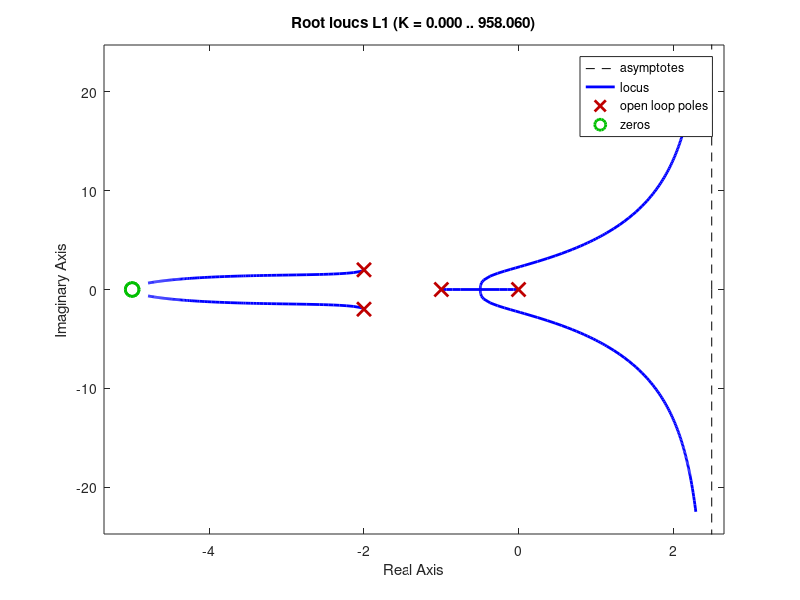
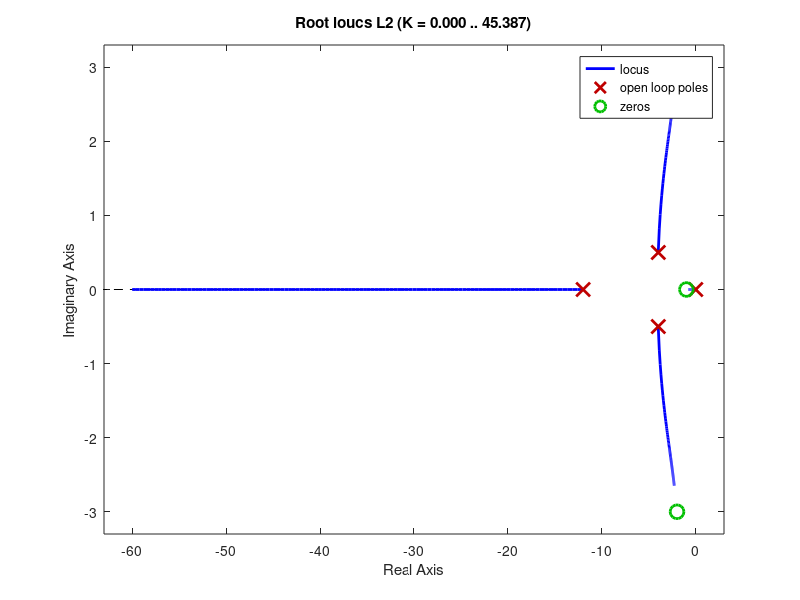
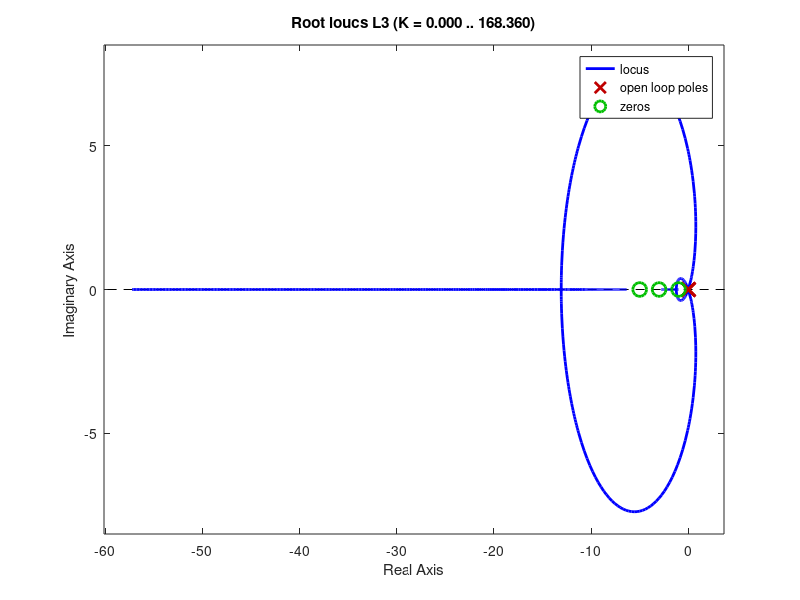

Recreate these plots in MATLAB, in order.
%Este código sirve para revisar los diagramas de LGR que sirven para
%analizar la estabilidad del sistema por medio del análisis de la magnitud
%=1 y la fase de lazo abierto que sea multiplos de 180, entonces se
%analizan 12 reglas que me dan una descripción del movimiento de los polos
%de lazo cerrado 
clc
clear
s = tf('s');

%ejercicio uno 
%Sistema de control PID
P1= 5/((s+1)*(s^2+4*s+8));
C1 = (s^2+10*s+25)/(10*s);
L1 = C1*P1;
%identifica viñeta
figure(1)
%grafica
rlocus(L1)
%en ventanas separadas
grid


%ejercicio dos
%Sistema de control PI
C2 = (s+1)/s;
P2 = (s^2+4*s+13)/((s+12)*(s^2+8*s+16.25));
L2 = C2*P2;
%identifica viñeta
figure(2)
%grafica
rlocus(L2)
%en ventanas separadas
grid


%ejercicio tres
L3 = (2*(0.2*s+1)*(s+1)*(s+3))/s^4;
%identifica viñeta
figure(3)
%grafica
rlocus(L3)
%en ventanas separadas
grid
